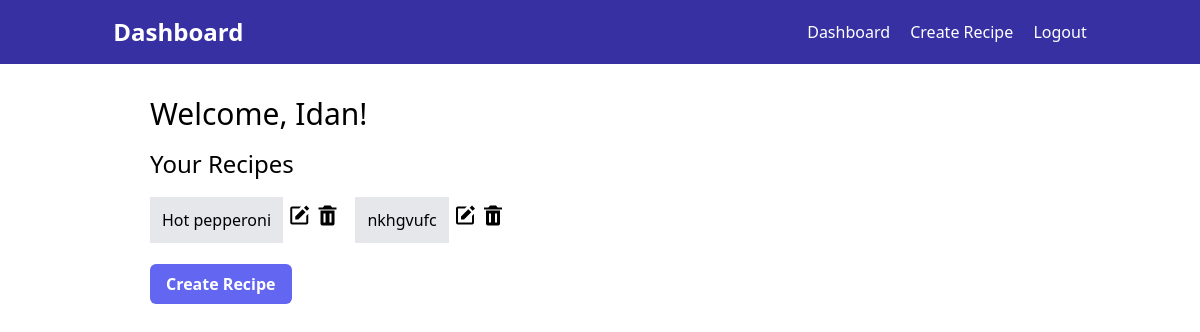
The page /dashboard (signed in) on the database its author committed.
### model.py (models this page shows)
class User(db.Model):
    id = db.Column(db.Integer, primary_key=True)
    username = db.Column(db.String(80), unique=True, nullable=False)
    email = db.Column(db.String(120), unique=True, nullable=False)
    password_hash = db.Column(db.String(128), nullable=False)
    recipes = db.relationship("Recipe", backref="author", lazy=True)

class Recipe(db.Model):
    id = db.Column(db.Integer, primary_key=True)
    title = db.Column(db.String(100), nullable=False)
    ingredients = db.Column(db.String(500), nullable=False)
    instructions = db.Column(db.Text, nullable=False)
    created_at = db.Column(db.DateTime, default=datetime.utcnow)
    updated_at = db.Column(
        db.DateTime, default=datetime.utcnow, onupdate=datetime.utcnow
    )
    user_id = db.Column(db.Integer, db.ForeignKey("user.id"), nullable=False)

### app.py (the view)
@app.route("/dashboard")
def dashboard():
    if "user_id" in session:
        user = db.session.get(User, session["user_id"])
        if user:
            recipes = Recipe.query.filter_by(user_id=user.id).all()
            return render_template("dashboard.html", user=user, recipes=recipes)
    return redirect(url_for("login"))

### templates/dashboard.html (shortened to what this page needs)
<!DOCTYPE html>
<html lang="en">
    <head>
        <link rel="stylesheet" href="./static/output.css" />
        <link href='https://unpkg.com/boxicons@2.1.4/css/boxicons.min.css' rel='stylesheet'>
    </head>
    <body class="font-sans">
        <nav class="bg-indigo-800 text-white p-4">
            <div
                class="container w-10/12 mx-auto flex flex-col md:flex-row justify-between items-center">
                <h1 class="text-2xl font-bold">Dashboard</h1>
                <div>
                    <a href="{{ url_for('dashboard') }}" class="mr-4">Dashboard</a>
                    <a href="{{ url_for('create_recipe') }}" class="mr-4">Create Recipe</a>
                    <a href="{{ url_for('logout') }}">Logout</a>
                </div>
            </div>
        </nav>
        <section class="container w-9/12 mx-auto mt-8">
            <h2 class="text-3xl mb-4">Welcome, {{ user.username }}!</h2>
            <h3 class="text-2xl mb-2">Your Recipes</h3>
            <ul class="flex gap-4 flex-wrap mt-6">
                {% for recipe in recipes %}
                <li>
                    <a
                        href="{{ url_for('view_recipe', recipe_id=recipe.id) }}"
                        class="bg-gray-200 hover:bg-gray-400 p-3"
                        >{{ recipe.title }}</a
                    >
                    <a href="{{ url_for('edit_recipe', recipe_id=recipe.id) }}"><i class='bx bxs-edit text-2xl'></i></a>
                    <a href="{{ url_for('delete_recipe', recipe_id=recipe.id) }}" class="hover:text-red-600"><i class='bx bxs-trash text-2xl' ></i></a>
                </li>
                {% endfor %}
            </ul>
            <a
                href="{{ url_for('create_recipe') }}"
                class="inline-block mt-8 bg-indigo-500 text-white font-bold py-2 px-4 rounded-md focus:outline-none hover:bg-indigo-600"
                >Create Recipe</a
            >
        </section>
    </body>
</html>

### rows shown on the page
User: username "Idan"
Recipe: title "Hot pepperoni"
Recipe: title "nkhgvufc"
